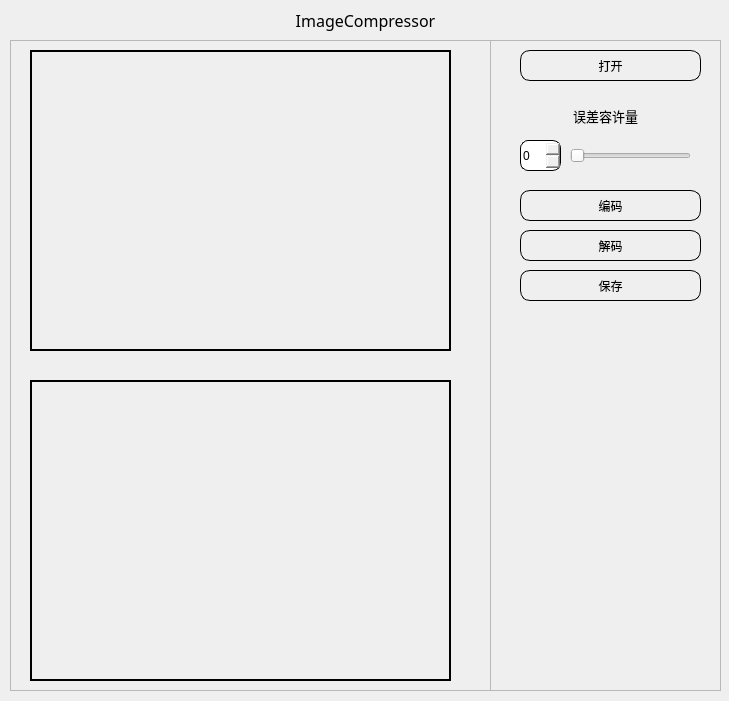
<?xml version="1.0" encoding="UTF-8"?>
<ui version="4.0">
 <class>Widget</class>
 <widget class="QWidget" name="Widget">
  <property name="geometry">
   <rect>
    <x>0</x>
    <y>0</y>
    <width>729</width>
    <height>701</height>
   </rect>
  </property>
  <property name="windowTitle">
   <string>Widget</string>
  </property>
  <property name="styleSheet">
   <string notr="true">background-image:  url(:/background2.png);</string>
  </property>
  <widget class="QLabel" name="label">
   <property name="geometry">
    <rect>
     <x>0</x>
     <y>0</y>
     <width>731</width>
     <height>41</height>
    </rect>
   </property>
   <property name="font">
    <font>
     <family>微软雅黑</family>
     <pointsize>12</pointsize>
    </font>
   </property>
   <property name="styleSheet">
    <string notr="true"/>
   </property>
   <property name="text">
    <string>ImageCompressor</string>
   </property>
   <property name="alignment">
    <set>Qt::AlignCenter</set>
   </property>
  </widget>
  <widget class="QFrame" name="frame">
   <property name="geometry">
    <rect>
     <x>10</x>
     <y>40</y>
     <width>481</width>
     <height>651</height>
    </rect>
   </property>
   <property name="frameShape">
    <enum>QFrame::StyledPanel</enum>
   </property>
   <property name="frameShadow">
    <enum>QFrame::Raised</enum>
   </property>
   <widget class="ClickedLabel" name="originLabel">
    <property name="geometry">
     <rect>
      <x>20</x>
      <y>10</y>
      <width>421</width>
      <height>301</height>
     </rect>
    </property>
    <property name="styleSheet">
     <string notr="true">border-width: 2px;
border-style: solid;
border-color: rgb(0, 0, 0);</string>
    </property>
    <property name="text">
     <string/>
    </property>
    <property name="scaledContents">
     <bool>true</bool>
    </property>
   </widget>
   <widget class="QLabel" name="compressedLabel">
    <property name="geometry">
     <rect>
      <x>20</x>
      <y>340</y>
      <width>421</width>
      <height>301</height>
     </rect>
    </property>
    <property name="styleSheet">
     <string notr="true">border-width: 2px;
border-style: solid;
border-color: rgb(0, 0, 0);</string>
    </property>
    <property name="text">
     <string/>
    </property>
    <property name="scaledContents">
     <bool>true</bool>
    </property>
   </widget>
  </widget>
  <widget class="QFrame" name="frame_2">
   <property name="geometry">
    <rect>
     <x>490</x>
     <y>40</y>
     <width>231</width>
     <height>651</height>
    </rect>
   </property>
   <property name="frameShape">
    <enum>QFrame::StyledPanel</enum>
   </property>
   <property name="frameShadow">
    <enum>QFrame::Raised</enum>
   </property>
   <widget class="QPushButton" name="openLabel">
    <property name="geometry">
     <rect>
      <x>30</x>
      <y>10</y>
      <width>181</width>
      <height>31</height>
     </rect>
    </property>
    <property name="styleSheet">
     <string notr="true">border-width: 1px;
border-style: solid;
border-color: black;
border-radius:10px;</string>
    </property>
    <property name="text">
     <string>打开</string>
    </property>
   </widget>
   <widget class="QPushButton" name="saveLabel">
    <property name="geometry">
     <rect>
      <x>30</x>
      <y>230</y>
      <width>181</width>
      <height>31</height>
     </rect>
    </property>
    <property name="styleSheet">
     <string notr="true">border-width: 1px;
border-style: solid;
border-color: black;
border-radius:10px</string>
    </property>
    <property name="text">
     <string>保存</string>
    </property>
   </widget>
   <widget class="QPushButton" name="pushButton_3">
    <property name="geometry">
     <rect>
      <x>30</x>
      <y>150</y>
      <width>181</width>
      <height>31</height>
     </rect>
    </property>
    <property name="styleSheet">
     <string notr="true">border-width: 1px;
border-style: solid;
border-color: black;
border-radius:10px</string>
    </property>
    <property name="text">
     <string>编码</string>
    </property>
   </widget>
   <widget class="QSlider" name="errorHorizontalSlider">
    <property name="geometry">
     <rect>
      <x>80</x>
      <y>100</y>
      <width>121</width>
      <height>31</height>
     </rect>
    </property>
    <property name="maximum">
     <number>40</number>
    </property>
    <property name="orientation">
     <enum>Qt::Horizontal</enum>
    </property>
   </widget>
   <widget class="QLabel" name="label_2">
    <property name="geometry">
     <rect>
      <x>40</x>
      <y>60</y>
      <width>151</width>
      <height>31</height>
     </rect>
    </property>
    <property name="font">
     <font>
      <family>Adobe Myungjo Std M</family>
      <pointsize>10</pointsize>
     </font>
    </property>
    <property name="text">
     <string>误差容许量</string>
    </property>
    <property name="alignment">
     <set>Qt::AlignCenter</set>
    </property>
   </widget>
   <widget class="QPushButton" name="pushButton_4">
    <property name="geometry">
     <rect>
      <x>30</x>
      <y>190</y>
      <width>181</width>
      <height>31</height>
     </rect>
    </property>
    <property name="styleSheet">
     <string notr="true">border-width: 1px;
border-style: solid;
border-color: black;
border-radius:10px</string>
    </property>
    <property name="text">
     <string>解码</string>
    </property>
   </widget>
   <widget class="QSpinBox" name="errorSpinBox">
    <property name="geometry">
     <rect>
      <x>30</x>
      <y>100</y>
      <width>41</width>
      <height>31</height>
     </rect>
    </property>
    <property name="styleSheet">
     <string notr="true">border-width: 1px;
border-style: solid;
border-color: black;
border-radius:8px</string>
    </property>
   </widget>
  </widget>
 </widget>
 <layoutdefault spacing="6" margin="11"/>
 <customwidgets>
  <customwidget>
   <class>ClickedLabel</class>
   <extends>QLabel</extends>
   <header>clickedlabel.h</header>
   <slots>
    <signal>clicked()</signal>
   </slots>
  </customwidget>
 </customwidgets>
 <resources/>
 <connections/>
</ui>
